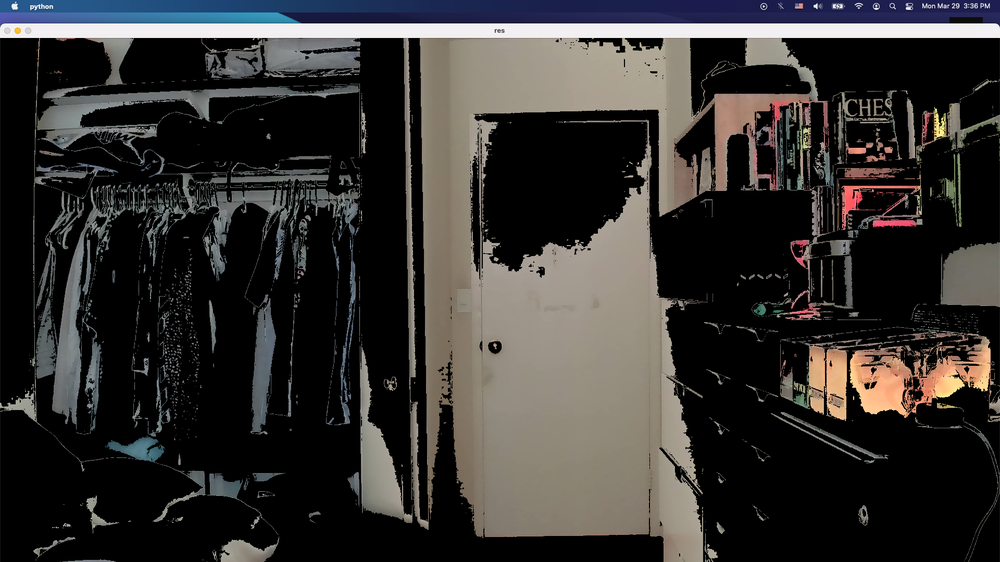
#> input picture OpenCV/sick picture opencv.png, 1000 x 562 px, shrunk from 1920 x 1080 before the run, given in place of the camera
$ python 1-colorThresholding.py
#> lines starting #> are read from the running program, lines starting #| are printed output that depends on the picture; after the words box and inside, x2 and y2 are one past the last pixel; in counts of white or black regions, pixels touching at a corner belong together
# Code from https://docs.opencv.org/3.0-beta/doc/py_tutorials/py_imgproc/py_colorspaces/py_colorspaces.html#converting-colorspaces
# Comment annotations from me
import cv2
import numpy as np

# Use my webcam as the video input
cap = cv2.VideoCapture(0)

while(True): # Keep on repeating

    # Take each frame
    _, frame = cap.read() # _ is a boolean value, returns True if the frame was successfully read
#> frame is the input picture: shape (562, 1000, 3); mean B, G, R 48.6, 50.4, 52.6

    # Convert BGR to HSV
    hsv = cv2.cvtColor(frame, cv2.COLOR_BGR2HSV) # uses the cvtColor using the cv2.COLOR_BGR2HSV flag (look at previous file)
#> hsv: shape (562, 1000, 3); mean H, S, V 22.1, 22.9, 55.9

    # define range of blue color in HSV
    lower_blue = np.array([90,50,50]) # lowest blue color range
    upper_blue = np.array([150,255,255]) # highest blue color range

    # Threshold the HSV image to get only blue colors
    mask = cv2.inRange(hsv, lower_blue, upper_blue) # makes a boolean mask with TRUE for a pixel IF the color is in range
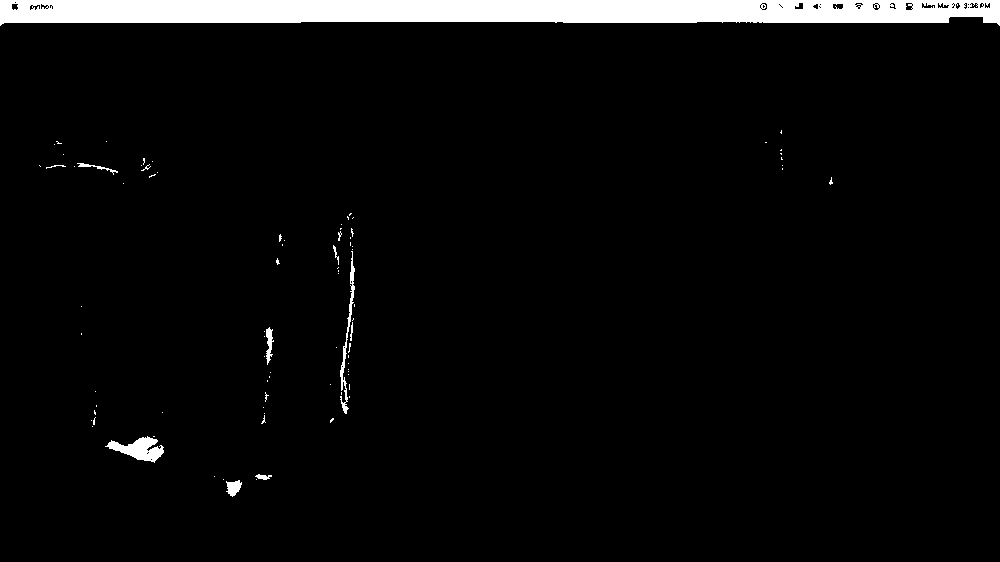
#> mask: shape (562, 1000); 4.3% white; 86 white regions (75 under 20 px), largest, box (x1, y1, x2, y2) and area: (0, 0, 1000, 26) 22034, (105, 436, 164, 463) 782, (340, 251, 355, 414) 480

    # Bitwise-AND mask and original image
    res = cv2.bitwise_and(frame,frame, mask= mask) # makes a mask over the original image
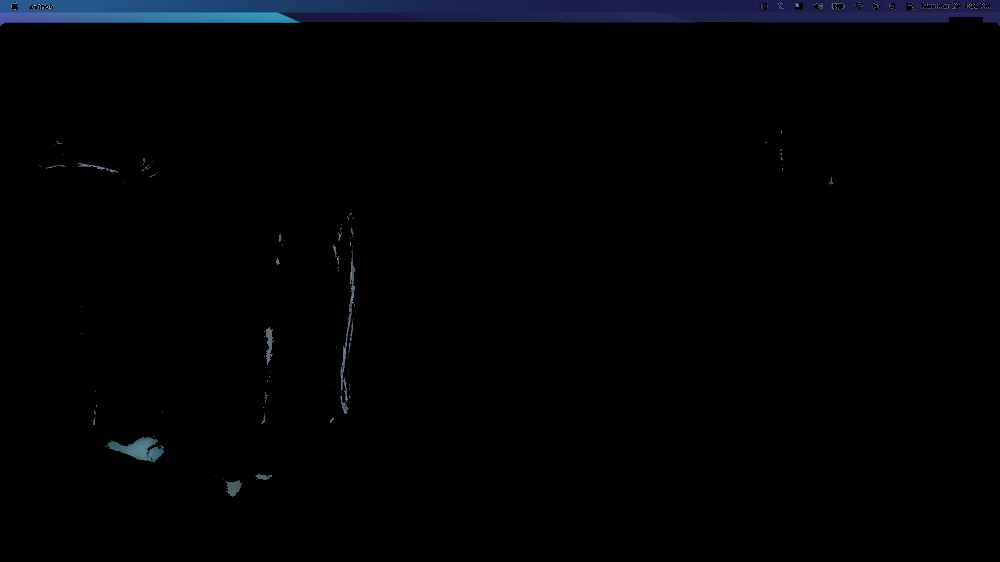
#> res: shape (562, 1000, 3); mean B, G, R 4.3, 2.4, 1.6

    cv2.imshow('frame',frame) # shows the frame
    cv2.imshow('hsv',hsv) # shows the frame
    cv2.imshow('mask',mask) # shows the mask
    cv2.imshow('res',res) #shows the final
    k = cv2.waitKey(5) & 0xFF
#> (key Esc is pressed here)
    if k == 27:
        break

cv2.destroyAllWindows()
